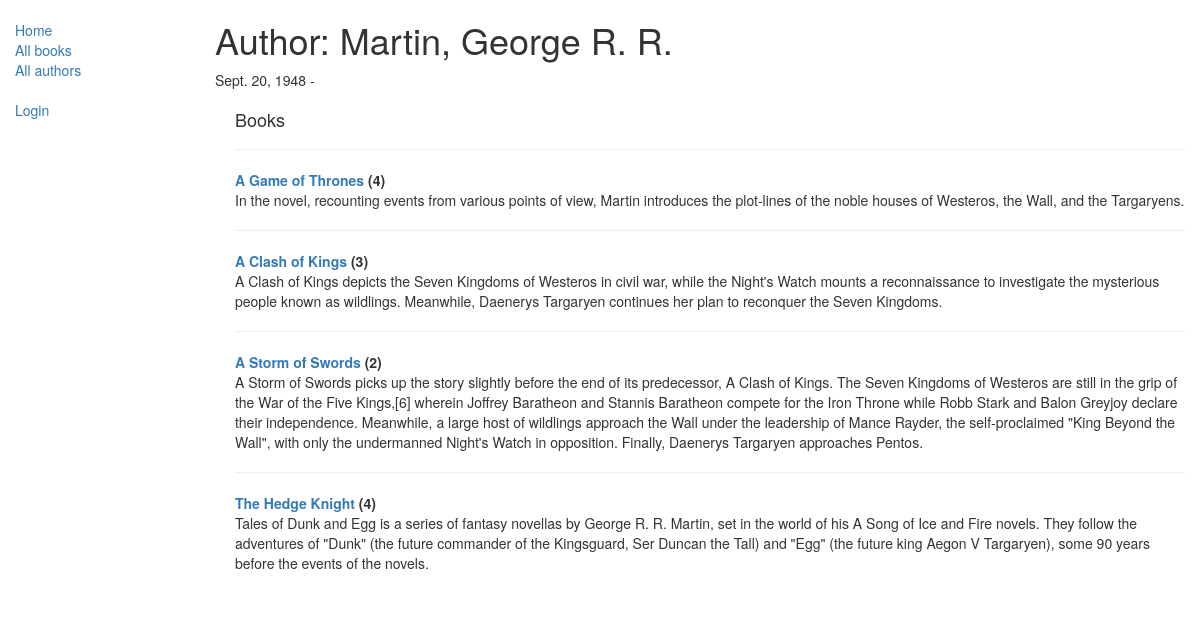
/catalog/author/2, run on the app's committed database.
### catalog/models.py (models this page shows, shortened)
class Author(models.Model):
    first_name = models.CharField(max_length=100)
    last_name = models.CharField(max_length=100)
    date_of_birth = models.DateField(null=True, blank=True)
    date_of_death = models.DateField('died', null=True, blank=True)
    def __str__(self):
        return '{0}, {1}'.format(self.last_name, self.first_name)

class Book(models.Model):
    title = models.CharField(max_length=200)
    author = models.ForeignKey('Author', on_delete=models.SET_NULL, null=True)
    summary = models.TextField(max_length=1000, help_text="Enter a brief description of the book")
    isbn = models.CharField('ISBN',max_length=13, help_text='13 Character <a href="https://www.isbn-international.org/content/what-isbn">ISBN number</a>')
    genre = models.ManyToManyField(Genre, help_text="Select a genre for this book")
    language = models.ForeignKey(Language, on_delete=models.SET_NULL, null=True)
    def get_absolute_url(self):
        return reverse('book-detail', args=[str(self.id)])
        import uuid # Required for unique book instances
    def display_genre(self):
        """
        Creates a string for the Genre. This is required to display genre in Admin.
        """
        return ', '.join([ genre.name for genre in self.genre.all()[:3] ])
    display_genre.short_description = 'Genre'

### catalog/views.py (the view)
# urls.py: url(r'^author/(?P<pk>\d+)$', views.AuthorDetailView.as_view(), name='author-detail'),
class AuthorDetailView(generic.DetailView):
    model = Author

### catalog/templates/catalog/author_detail.html (shortened to what this page needs)
{% extends "base_generic.html" %}
{% block content %}
  <h1>Author: {{ author }}</h1>
  <p>{{ author.date_of_birth }} - {% if author.date_of_death %} {{ author.date_of_death }} {% endif %}</p>
  <div style="margin-left:20px;margin-top:20px">
  <h4>Books</h3>
  <dl>
  {% for book in author.book_set.all %}
  <hr>
  <dt><a href="{{ book.get_absolute_url }}">{{ book.title }}</a> ({{book.bookinstance_set.all.count}}) </dt>
  <dd>{{ book.summary }}</dd>
  {% endfor %}
  </dl>
  </div>
{% endblock %}

### data on the page
Author: last_name+first_name "Martin, George R. R.", date_of_birth "Sept. 20, 1948"
Book: title "A Game of Thrones", bookinstance_set.all.count "4", summary "In the novel, recounting events from various points of view, Martin introduces the plot-lines of the noble houses of Westeros, the Wall, and the Targaryens."
Book: title "A Clash of Kings", bookinstance_set.all.count "3", summary "A Clash of Kings depicts the Seven Kingdoms of Westeros in civil war, while the Night's Watch mounts a reconnaissance to investigate the mysterious people known as wildlings. Meanwhile, Daenerys Targaryen continues her plan to reconquer the Seven Kingdoms."
Book: title "A Storm of Swords", bookinstance_set.all.count "2", summary "A Storm of Swords picks up the story slightly before the end of its predecessor, A Clash of Kings. The Seven Kingdoms of Westeros are still in the grip of the War of the Five Kings,[6] wherein Joffrey Baratheon and Stannis Baratheon compete for the Iron Throne while Robb Stark and Balon Greyjoy declare their independence. Meanwhile, a large host of wildlings approach the Wall under the leadership of Mance Rayder, the self-proclaimed \"King Beyond the Wall\", with only the undermanned Night's Watch in opposition. Finally, Daenerys Targaryen approaches Pentos."
Book: title "The Hedge Knight", bookinstance_set.all.count "4", summary "Tales of Dunk and Egg is a series of fantasy novellas by George R. R. Martin, set in the world of his A Song of Ice and Fire novels. They follow the adventures of \"Dunk\" (the future commander of the Kingsguard, Ser Duncan the Tall) and \"Egg\" (the future king Aegon V Targaryen), some 90 years before the events of the novels."
